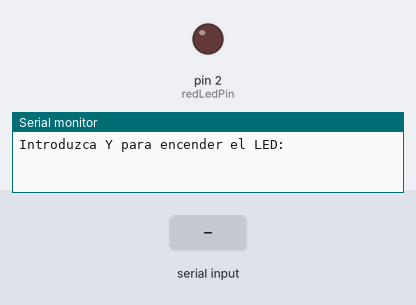
A sketch run on a simulated Arduino Uno, built with avr-gcc and run on an emulated ATmega328P. Shown: output pins drawn as LEDs (lit = HIGH), the last lines printed to the serial monitor. Inputs (shaded band) come from the test bench.

Above: at 1.2 s.
1.3 s: "y" received over Serial
At 3.2 s:
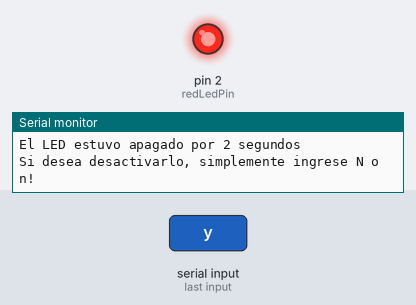
3.5 s: "n" received over Serial
At 5.2 s:
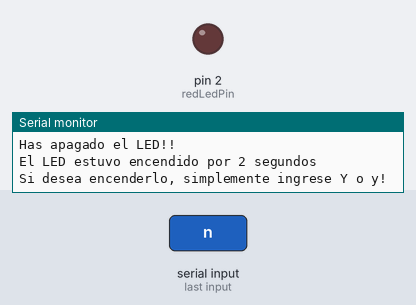
5.5 s: "Y" received over Serial
At 6.4 s:
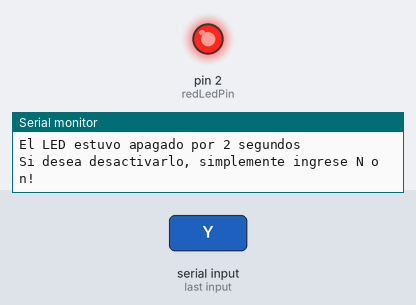
7.5 s: "N" received over Serial
At 8.5 s:
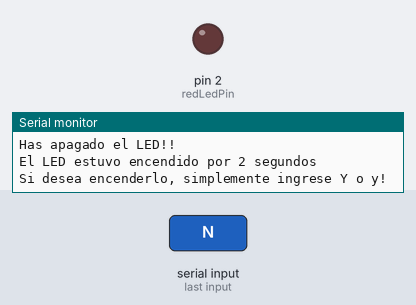
Timing chart, 0 to 10.5 s (numbered marks = the images above; inputs shaded):
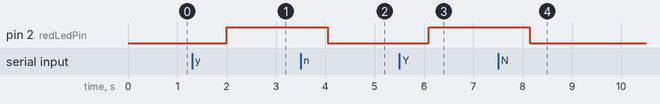

The sketch:

Serial_Test_1.ino
```cpp
int redLedPin = 2; // Pin Red LED conectado al pin 2
int count = 0;
void setup(){
  pinMode(redLedPin, OUTPUT); //Establecer pin led en salida
  Serial.begin(9600); //Establecer serie en l9600 bps
  while (! Serial); // Permitir que el serial se inicialice
  Serial.println("Introduzca Y para encender el LED:");
}
void loop(){
  if (Serial.available())  {
    char ch = Serial.read();
    if (ch == 'y'||ch == 'Y'){
      digitalWrite(redLedPin, HIGH);
      Serial.println("Has encendido el LED!!");
      Serial.print("El LED estuvo apagado por ");
      Serial.print(count);
      Serial.println(" segundos");
      Serial.println("Si desea desactivarlo, simplemente ingrese N o n!");
      count = 0;
    }
    if(ch == 'n'||ch == 'N')  {
      digitalWrite(redLedPin, LOW);
      Serial.println("Has apagado el LED!!");
      Serial.print("El LED estuvo encendido por ");
      Serial.print(count);
      Serial.println(" segundos");
      Serial.println("Si desea encenderlo, simplemente ingrese Y o y!");
      count = 0;
    }
  }
  delay(1000);  count += 1;
}
```

Measured:
- after the input at 1.3 s, pin 2 (redLedPin): LOW → HIGH after 0.70 s
- after the input at 3.5 s, pin 2 (redLedPin): HIGH → LOW after 0.55 s
- after the input at 5.5 s, pin 2 (redLedPin): LOW → HIGH after 0.60 s
- after the input at 7.5 s, pin 2 (redLedPin): HIGH → LOW after 0.65 s
